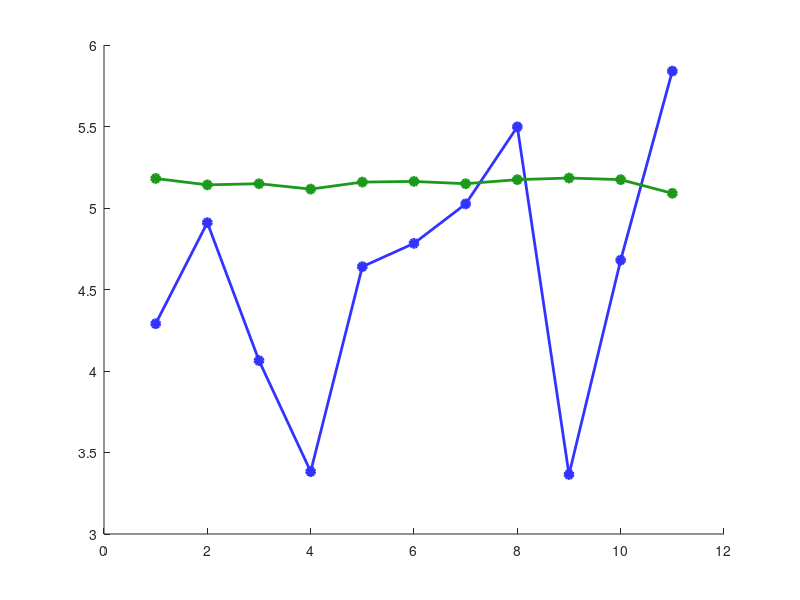

Write the MATLAB code that produced this figure. (Note: this script raises an error after producing the figure.)
% === DATA ===
songList = {'Threshold', 'Teen Spirit', 'Horse with No Name', 'Espresso', ...
            'Ocean Eyes', 'Physical', 'I Could Fall in Love', 'Dreaming of You', ...
            'Old Fashioned Love Song', 'Ordinary World', 'Alone'};

artistList = {'Sungazer', 'Nirvana', 'America', 'Carpenter', ...
              'Eilish', 'Dua Lipa', 'Selena Quintanilla', 'Selena Quintanilla', ...
              'Three Dog Night', 'Duran Duran', 'Heart'};

tempoList = [4.29 4.91 4.064 3.383 4.64 4.783 5.025 5.498 3.365 4.68 5.84];
ringRateList = [5.181 5.142 5.149 5.116 5.159 5.163 5.149 5.174 5.184 5.174 5.09];
ringSDList = [0.0 0.254 0.055 0.052 0.040 0.092 0.184 0.312 0.328 0.312 0.208];

nSongs = numel(songList);
x = 1:nSongs;

% === PLOT ===
figure('Color','w','Position',[100 100 1400 600]); hold on;

% Tempo line + dots (replace blue bars)
plot(x, tempoList, '-o', ...
    'Color', [0.2 0.2 1], ...
    'MarkerFaceColor', [0.2 0.2 1], ...
    'LineWidth', 2);

% Ring rate line + dots
plot(x, ringRateList, '-o', ...
    'Color', [0.1 0.6 0.1], ...
    'MarkerFaceColor', [0.1 0.6 0.1], ...
    'LineWidth', 2);

% Error bars + shaded SD
for i = 1:nSongs
    line([x(i) x(i)], ...
         [ringRateList(i) - ringSDList(i), ringRateList(i) + ringSDList(i)], ...
         'Color', [0.1 0.6 0.1 0.3], ...
         'LineWidth', 2);
end
fillX = [x, fliplr(x)];
fillY = [ringRateList + ringSDList, fliplr(ringRateList - ringSDList)];
fill(fillX, fillY, [0.1 0.6 0.1], 'FaceAlpha', 0.1, 'EdgeColor', 'none');

% === Manual multiline labels, rotated 45º CCW ===
ylimLow = min([tempoList, ringRateList - ringSDList]) - 0.6;
ylim([0 6]);  % Lock Y-axis to 0–6 Hz

xticks([]);  % Disable default xtick labels
for i = 1:nSongs
    txt = sprintf('%s\\newline\\it{%s}', songList{i}, artistList{i});
    text(x(i), ylimLow + 0.2, txt, ...
        'HorizontalAlignment', 'right', ...
        'VerticalAlignment', 'top', ...
        'Interpreter', 'tex', ...
        'FontSize', 10, ...
        'Rotation', 45);  % Rotate CCW
end

% Labels and title
ylabel('Frequency (Hz)');
title('Song Stimulus Tempo vs. PCA Ring Rate (61.5 Hz Amplitude), Whole Cortex');
legend({'Stimulus Tempo', 'Ring Rate', '±1 SD'}, 'Location', 'northwest');
grid on;
